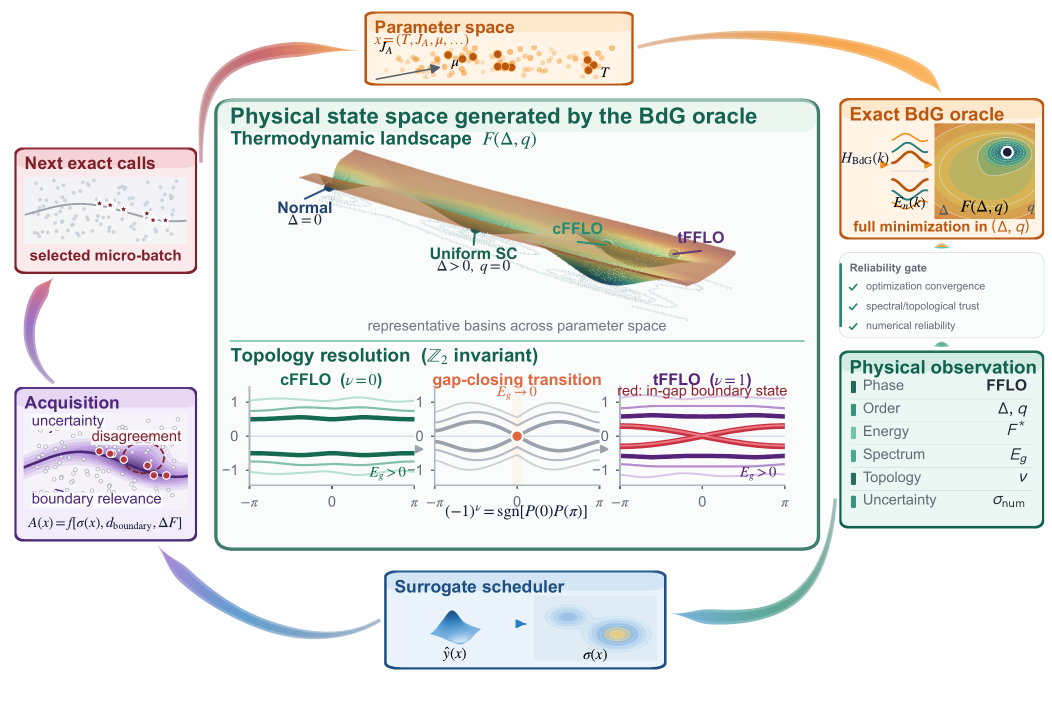
#> input picture figures/fig1_engine_v3/fig1_engine_v3.png, 2103 x 1420 px (shown at 1/2 size)
$ python build_v3_vs_v4_comparison.py
#> lines starting #> are read from the running program, lines starting #| are printed output that depends on the picture
#!/usr/bin/env python3
"""Build the human-review comparison for frozen v3 versus Candidate-A v4."""

from __future__ import annotations

from pathlib import Path

import matplotlib as mpl

mpl.use("Agg")
import matplotlib.pyplot as plt
from PIL import Image


HERE = Path(__file__).resolve().parent
V3 = HERE.parent / "fig1_engine_v3" / "fig1_engine_v3.png"
V4 = HERE / "fig1_engine_v4.png"


def central_crop(image: Image.Image) -> Image.Image:
    scale_x = image.width / 1600.0
    scale_y = image.height / 1080.0
    box = (325, 150, 1250, 840)
    return image.crop(tuple(round(value * scale) for value, scale in zip(box, (scale_x, scale_y, scale_x, scale_y))))


def main() -> int:
    v3 = Image.open(V3).convert("RGB")
#> v3 is the input picture: PIL image 2103x1420 RGB; mean R, G, B 235, 234.8, 232.1
    v4 = Image.open(V4).convert("RGB")
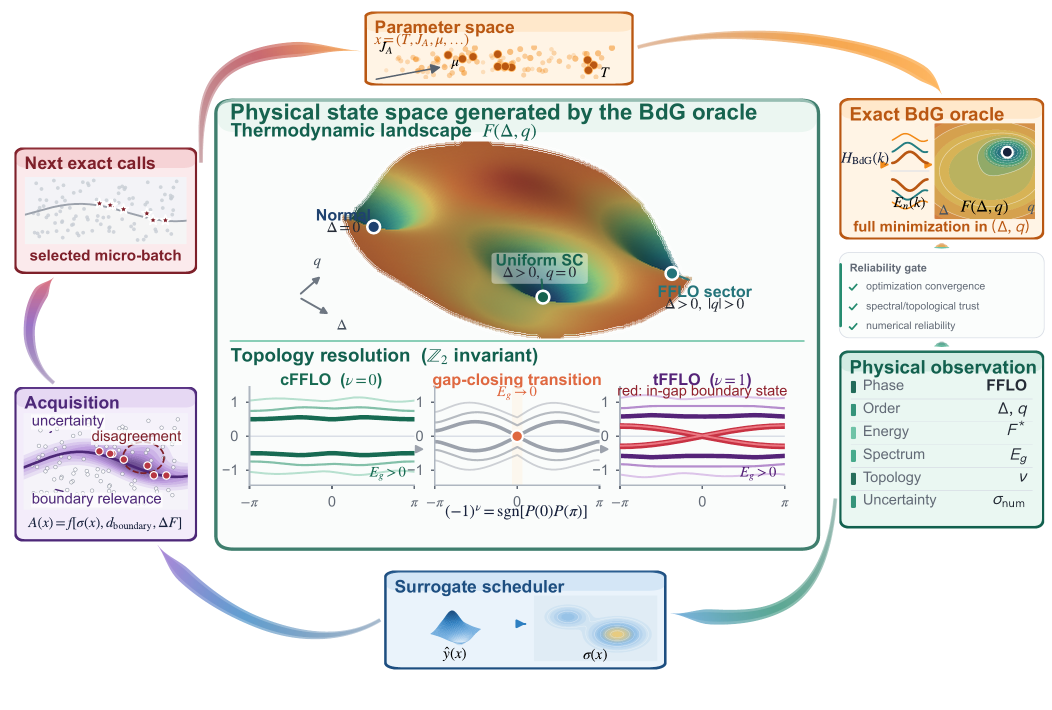
#> input picture figures/fig1_engine_v4/fig1_engine_v4.png, 2103 x 1420 px (shown at 1/2 size)
#> v4 is the input picture: PIL image 2103x1420 RGB; mean R, G, B 230.9, 229.4, 224.7
    fig, axes = plt.subplots(2, 2, figsize=(13.2, 9.0), dpi=180)
    for axis, image, title in (
        (axes[0, 0], v3, "Frozen engine-v3"),
        (axes[0, 1], v4, "Candidate-A engine-v4"),
        (axes[1, 0], central_crop(v3), "v3 central physics"),
        (axes[1, 1], central_crop(v4), "v4 central physics"),
    ):
#> in central_crop, `scale_x = image.width / 1600.0`: scale_x = 1.31
#> in central_crop, `box = (325, 150, 1250, 840)`: box = (325, 150, 1250, 840)
        axis.imshow(image)
        axis.set_title(title, fontsize=11, weight="semibold")
        axis.axis("off")
#> this loop made 4 passes
    fig.suptitle("Figure 1: frozen v3 versus Candidate-A landscape integration", fontsize=15, weight="semibold")
    fig.text(0.5, 0.018,
             "Only the thermodynamic landscape and its immediate local labels/axes change; topology and peripheral cards remain frozen.",
             ha="center", fontsize=8.5, color="#46515E")
    fig.tight_layout(rect=(0.01, 0.04, 0.99, 0.96), h_pad=1.0, w_pad=0.8)
    fig.savefig(HERE / "fig1_engine_v3_vs_v4.pdf", format="pdf", dpi=300, facecolor="white")
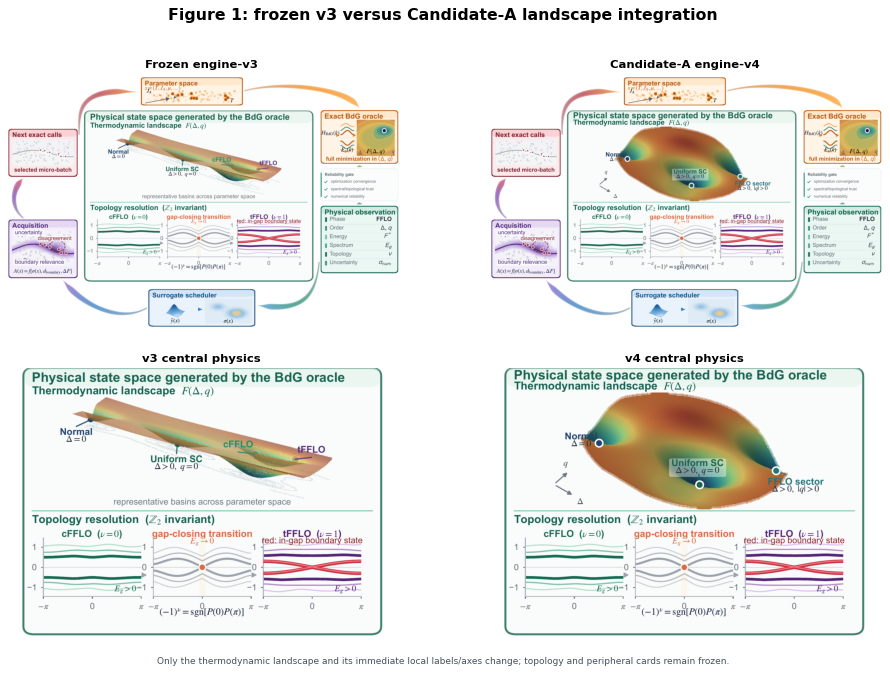
#> figure drawn by matplotlib, 4 panels
    fig.savefig(HERE / "fig1_engine_v3_vs_v4.png", format="png", dpi=180, facecolor="white")
    plt.close(fig)
    return 0


if __name__ == "__main__":
    raise SystemExit(main())
#> (the program exits here)
